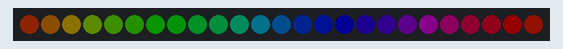
The program below on a simulated Raspberry Pi Pico running MicroPython. On the bench: 25 RGB LEDs in strip order, left to right. Dim RGB values are drawn brighter than linear; library files of the repository ran but are not shown: neopixel.py.

Above: at 0.46 s.
At 1.97 s:
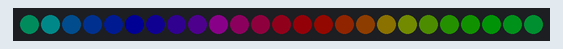
At 3.49 s:
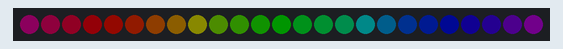
At 7.73 s:
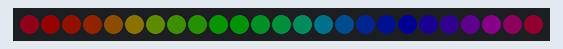
At 10.76 s:
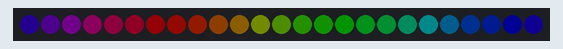
At 16.52 s:
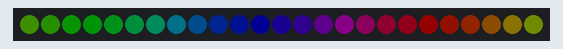

The program:

12._basicRainbowRP2040.py
```python
# chatGPT 링크: https://chat.openai.com/share/ee53f767-f887-4d6c-ab87-dd897e94a93e

import time
from neopixel import Neopixel
import math

# 네오픽셀의 셀 갯수, PIO상태, 핀번호 정의
numpix = 25
PIO = 0
Pin = 16

# 네오픽셀이 RGB타입일 때 네오픽셀 수, PIO상태, 핀번호, 네오픽셀 타입 순으로 선택, 밝기 지정
strip = Neopixel(numpix, PIO, Pin, "RGB")

# 밝기 설정(0~255)
strip.brightness(20)

def wheel(pos):
    """Generate rainbow colors across 0-255 positions."""
    if pos < 85:
        return (pos * 3, 255 - pos * 3, 0)
    elif pos < 170:
        pos -= 85
        return (255 - pos * 3, 0, pos * 3)
    else:
        pos -= 170
        return (0, pos * 3, 255 - pos * 3)

def rainbow_cycle(wait):
    for j in range(255):
        for i in range(numpix):
            rc_index = (i * 256 // numpix) + j
            strip.set_pixel(i, wheel(rc_index & 255))
        strip.show()
        time.sleep(wait)

while True:
    rainbow_cycle(0.01)
```

Measured:
- by itself, everything shown: repeats every 15.5 s, in 51 steps
